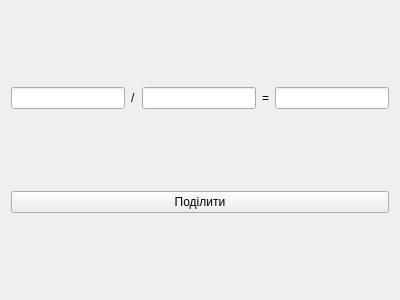
<?xml version="1.0" encoding="UTF-8"?>
<ui version="4.0">
 <class>MainWindow</class>
 <widget class="QMainWindow" name="MainWindow">
  <property name="geometry">
   <rect>
    <x>0</x>
    <y>0</y>
    <width>400</width>
    <height>300</height>
   </rect>
  </property>
  <property name="windowTitle">
   <string>MainWindow</string>
  </property>
  <widget class="QWidget" name="centralWidget">
   <layout class="QVBoxLayout" name="verticalLayout">
    <item>
     <layout class="QHBoxLayout" name="horizontalLayout">
      <item>
       <widget class="QLineEdit" name="lineEdit"/>
      </item>
      <item>
       <widget class="QLabel" name="label">
        <property name="text">
         <string>/</string>
        </property>
       </widget>
      </item>
      <item>
       <widget class="QLineEdit" name="lineEdit_2"/>
      </item>
      <item>
       <widget class="QLabel" name="label_2">
        <property name="text">
         <string>=</string>
        </property>
       </widget>
      </item>
      <item>
       <widget class="QLineEdit" name="lineEdit_3"/>
      </item>
     </layout>
    </item>
    <item>
     <widget class="QPushButton" name="pushButton">
      <property name="text">
       <string>Поділити</string>
      </property>
     </widget>
    </item>
   </layout>
  </widget>
 </widget>
 <layoutdefault spacing="6" margin="11"/>
 <resources/>
 <connections/>
</ui>
